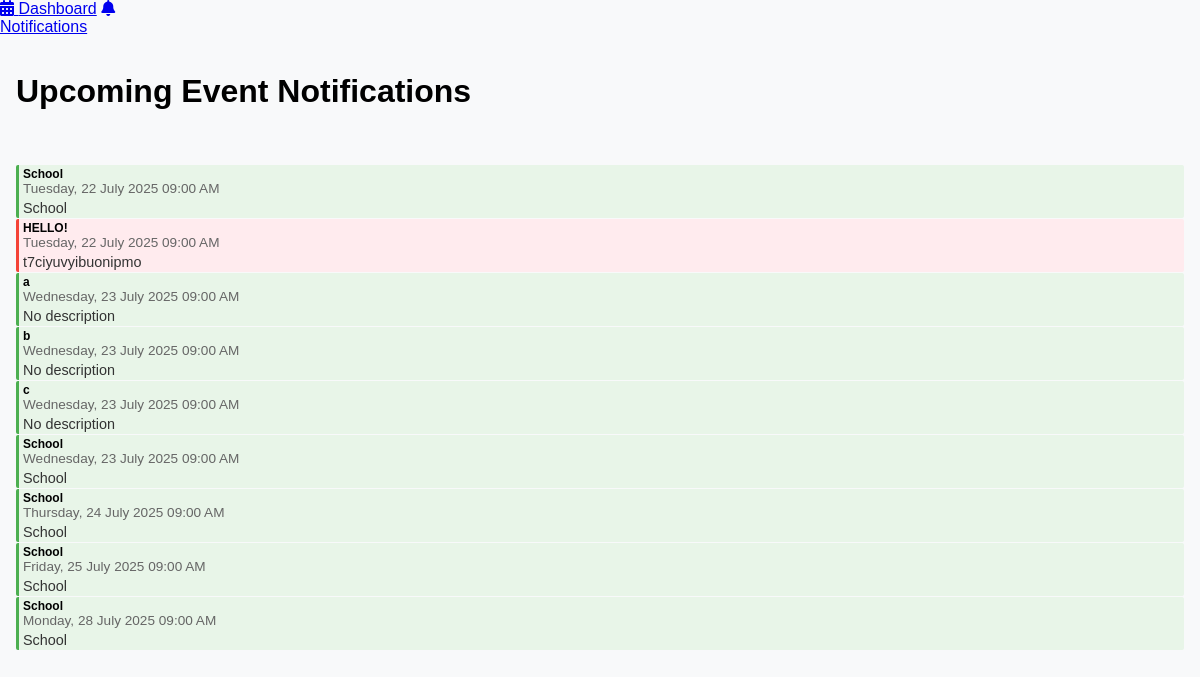
The page /notifications (signed in) on the database as committed earlier.
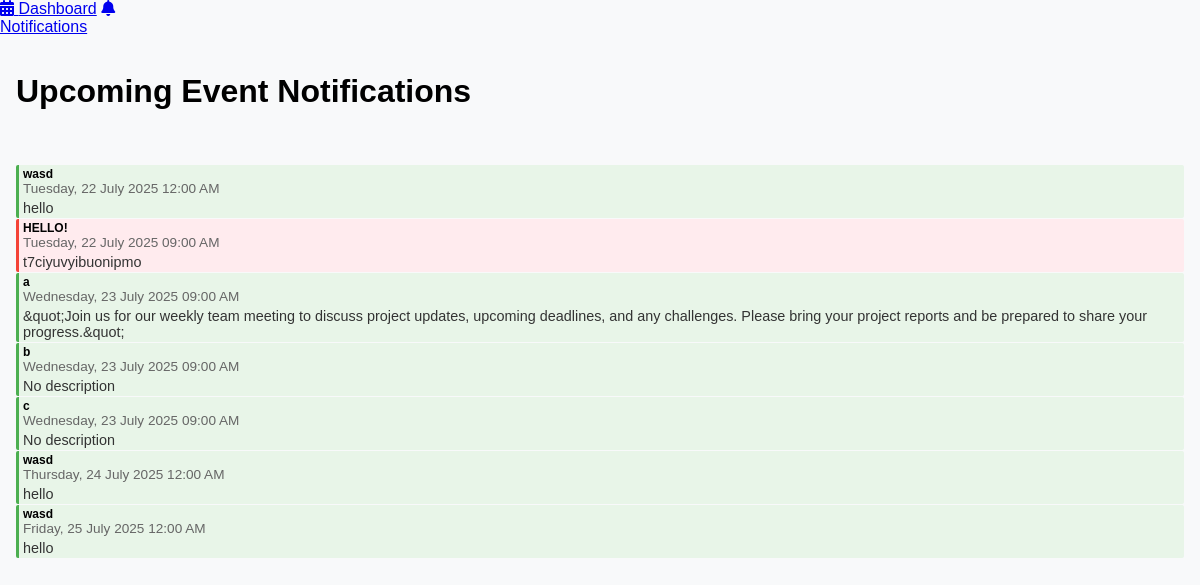
The same page on the database as committed later.
### models/event.py (models this page shows)
class Event(db.Model):
    __tablename__ = 'events'
    id = db.Column(db.Integer, primary_key=True)
    title = db.Column(db.String(150), nullable=False)
    description = db.Column(db.String(300))
    priority = db.Column(db.Integer, default=0)
    tags = db.Column(db.String(100))
    start_time = db.Column(db.DateTime)
    end_time = db.Column(db.DateTime)
    is_recurring = db.Column(db.Boolean, default=False, nullable=False)
    recurrence_group_id = db.Column(db.String(36), nullable=True, index=True)
    notifications_silenced = db.Column(db.Boolean, default=False, nullable=False)
    creator_id = db.Column(db.Integer, db.ForeignKey('users.id'))

### app.py (the view, shortened to what this page needs)
    @app.route('/notifications', methods=['GET'])
    def notifications():
        if 'user_id' not in session:
            return redirect(url_for('unauthorized'))
        from models.user import User
        from models.event import Event
        from models.notifications import Notification
        from datetime import datetime, timedelta
        user = db.session.get(User, session['user_id'])
        if not user:
            return redirect(url_for('unauthorized'))
        now = datetime.utcnow()
        week_from_now = now + timedelta(days=7)
        upcoming_events = Event.query.filter(
            Event.start_time >= now,
            Event.start_time <= week_from_now,
            Event.notifications_silenced == False
        ).order_by(Event.start_time).all()
        user_events = []
        for event in upcoming_events:
            if (event.creator_id == user.id or
                (hasattr(user, 'tags') and user.tags and
                 any(tag in (event.tags or '') for tag in user.tags.split(',')))):
                user_events.append(event)
        return render_template("notifications.html", events=user_events)

### templates/notifications.html (shortened to what this page needs)
<!DOCTYPE html>
<html lang="en">
<head>
  <link rel="stylesheet" href="/static/css/dashboard.css" />
</head>
<body>
  <div class="sidebar">
    <a class="tab" href="/dashboard"><i class="fas fa-calendar-alt"></i> Dashboard</a>
    <a class="tab active" href="/notifications"><i class="fas fa-bell"></i> Notifications</a>
  </div>
  <div class="main-content">
    <h1 style="padding: 1rem;">Upcoming Event Notifications</h1>
    {% if events %}
      <ul style="list-style: none; padding: 0 1rem;">
        {% for event in events %}
          <li class="event-item priority-{{ event.priority }}">
            <div class="event-title">{{ event.title }}</div>
            <div class="event-time" style="font-size: 0.85rem; color: #666;">
              {{ event.start_time.strftime('%A, %d %B %Y %I:%M %p') }}
            </div>
            <div style="margin-top: 4px; font-size: 0.9rem; color: #333;">
              {{ event.description or "No description" }}
            </div>
          </li>
        {% endfor %}
      </ul>
    {% else %}
      <p style="padding: 1rem; color: #666;">No upcoming events in the next few days.</p>
    {% endif %}
  </div>
</body>
</html>

### static/css/dashboard.css (style rules this page uses)
html, body { margin: 0; padding: 0; height: 100%; font-family: Arial, sans-serif; background-color: #f8f9fa; overflow: hidden; }
.main-content { margin-left: 220px; height: 100vh; display: flex; flex-direction: column; overflow: hidden; }
.event-item { background-color: #e3f2fd; border-left: 3px solid #2196f3; padding: 2px 4px; margin: 1px 0; font-size: 0.75rem; border-radius: 2px; cursor: pointer; }
.event-title { font-weight: bold; white-space: nowrap; overflow: hidden; text-overflow: ellipsis; }
.event-time { color: #666; font-size: 0.7rem; }
.priority-0 { border-left-color: #4caf50; background-color: #e8f5e8; }
.priority-2 { border-left-color: #f44336; background-color: #ffebee; }
@media (max-width: 1200px) { .sidebar { width: 180px; } }
@media (max-width: 1200px) { .main-content { margin-left: 180px; } }
.main-content { margin-left: 0 !important; transition: margin-left 0.3s ease; }
.event-item.priority-0 { background-color: #e8f5e8; border-left: 3px solid #4caf50; }
.event-item.priority-2 { background-color: #ffebee; border-left: 3px solid #f44336; }

Rows that differ between the two databases and show on the page:
removed Event: title "School", start_time "Tuesday, 22 July 2025 09:00 AM", description "School"
removed Event: title "School", start_time "Wednesday, 23 July 2025 09:00 AM", description "School"
removed Event: title "School", start_time "Thursday, 24 July 2025 09:00 AM", description "School"
removed Event: title "School", start_time "Friday, 25 July 2025 09:00 AM", description "School"
removed Event: title "School", start_time "Monday, 28 July 2025 09:00 AM", description "School"
added Event: title "wasd", start_time "Tuesday, 22 July 2025 12:00 AM", description "hello"
changed Event: description "No description" → "&quot;Join us for our weekly team meeting to discuss project updates, upcoming deadlines, and any challenges. Please bring your project reports and be prepared to share your progress.&quot;"
added Event: title "wasd", start_time "Thursday, 24 July 2025 12:00 AM", description "hello"
added Event: title "wasd", start_time "Friday, 25 July 2025 12:00 AM", description "hello"
